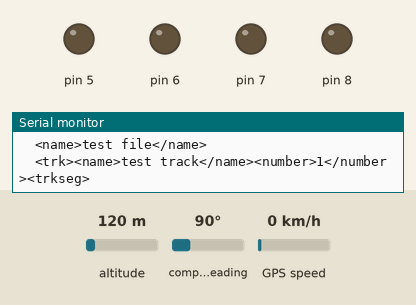
Recording of a sketch running on a simulated Arduino Uno, built with avr-gcc and run on an emulated ATmega328P. Shown: output pins drawn as LEDs (lit = HIGH), the last lines printed to the serial monitor. Inputs (shaded band) come from the test bench; at power-on: altitude 120 m, compass heading 90°, GPS speed 0 km/h. The GPS gets a fix after 3 s at 37.7749, -122.4194 with 8 satellites.

Above: at 0.1 s.
At 1.1 s:
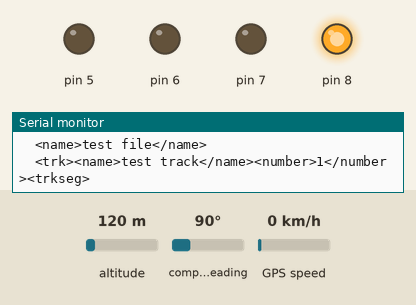
At 3.1 s:
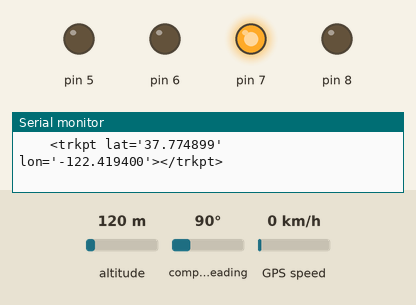
Timing chart, 0 to 4.6 s (numbered marks = the images above):
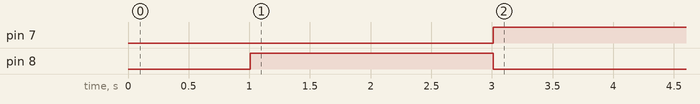

The sketch:

rectangle.ino
```cpp
#include <Adafruit_GPS.h>
#include <SoftwareSerial.h>

SoftwareSerial mySerial(3, 2);
Adafruit_GPS GPS(&mySerial); // GPS object called GPS
#define GPSECHO  false // raw sentences

float latLine = -37.906877;
float lonLine;

boolean usingInterrupt = true;
void useInterrupt(boolean); // Func prototype keeps Arduino 0023 happy

void setup() {

  // initialisation
  Serial.begin(115200);
  GPS.begin(9600);

  //GPS.sendCommand(PMTK_SET_NMEA_OUTPUT_RMCGGA); // minimum output + GGA (fix data)
  GPS.sendCommand(PMTK_SET_NMEA_OUTPUT_RMCONLY); // minimum output
  GPS.sendCommand(PMTK_SET_NMEA_UPDATE_1HZ);   // 1 Hz update rate

  // the nice thing about this code is you can have a timer0 interrupt go off
  // every 1 millisecond, and read data from the GPS for you. that makes the
  // loop code a heck of a lot easier!
  useInterrupt(true);

  for(int i=5; i<=8; i++) { pinMode(i, OUTPUT); } // set led pins

  // print init
  Serial.println("\n --");
  Serial.println("<?xml version='1.0' encoding='UTF-8'?>");
  Serial.println("<gpx version='1.0'>");
  Serial.println("  <name>test file</name>");
  Serial.println("  <trk><name>test track</name><number>1</number><trkseg>");

  delay(1000);
}


// Interrupt is called once a millisecond, looks for any new GPS data, and stores it
SIGNAL(TIMER0_COMPA_vect) { GPS.read();}

void useInterrupt(boolean v) {
  if (v) {
    // Timer0 is already used for millis() - we'll just interrupt somewhere
    // in the middle and call the "Compare A" function above
    OCR0A = 0xAF;
    TIMSK0 |= _BV(OCIE0A);
    usingInterrupt = true;
  } else {
    // do not call the interrupt function COMPA anymore
    TIMSK0 &= ~_BV(OCIE0A);
    usingInterrupt = false;
  }
}

uint32_t timer = millis();


void loop() {
  if (GPS.newNMEAreceived()) { // checksum and parse
    if (!GPS.parse(GPS.lastNMEA()))   // this also sets the newNMEAreceived() flag to false
      return;  // we can fail to parse a sentence in which case we should just wait for another
  }

  if (millis() - timer > 1000) {
    timer = millis(); // reset the timer
    if (GPS.fix) {
      Serial.println("    <trkpt lat='" + String(GPS.latitudeDegrees, 6) + "' lon='" + String(GPS.longitudeDegrees, 6) + "'></trkpt>");
       digitalWrite(8, LOW);
      if ((latLine - 0.000100) < GPS.latitudeDegrees < latLine + 0.000100) {
        digitalWrite(5, LOW);
        digitalWrite(6, HIGH);
        digitalWrite(7, LOW);
      }
      else if (GPS.latitudeDegrees < latLine - 0.000100) {
        digitalWrite(5, HIGH);
        digitalWrite(6, LOW);
        digitalWrite(7, LOW);
      }
      else if (GPS.latitudeDegrees > latLine + 0.000100) {
         digitalWrite(5, LOW);
        digitalWrite(6, LOW);
        digitalWrite(7, HIGH);
      }

    }
    else {
      digitalWrite(8, HIGH);
      digitalWrite(5, LOW);
      digitalWrite(6, LOW);
      digitalWrite(7, LOW);
    }
  }
}
```

Measured:
- by itself, pin 7: LOW → HIGH at 3.0 s
- by itself, pin 8: LOW → HIGH at 1.0 s, → LOW 2.0 s later
